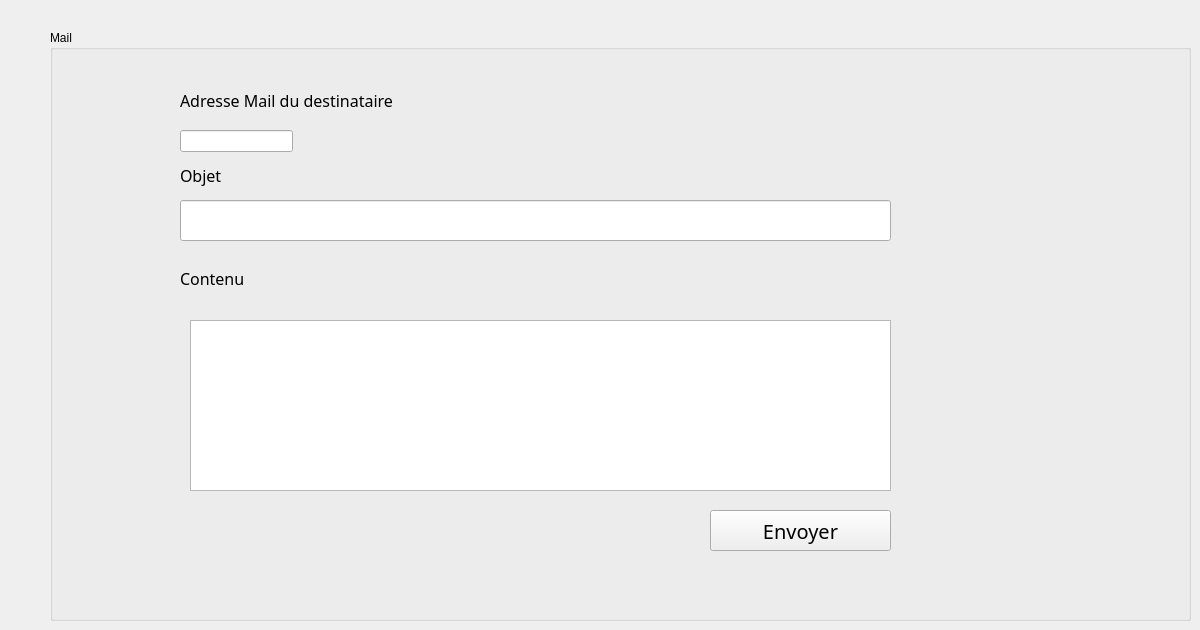
       <widget class="QWidget" name="tab">
        <attribute name="title">
         <string>Envoyer Mail</string>
        </attribute>
        <widget class="QGroupBox" name="groupBox_7">
         <property name="geometry">
          <rect>
           <x>50</x>
           <y>30</y>
           <width>1141</width>
           <height>591</height>
          </rect>
         </property>
         <property name="title">
          <string>Mail</string>
         </property>
         <widget class="QTextEdit" name="contenu">
          <property name="geometry">
           <rect>
            <x>140</x>
            <y>290</y>
            <width>701</width>
            <height>171</height>
           </rect>
          </property>
         </widget>
         <widget class="QLineEdit" name="adresse">
          <property name="geometry">
           <rect>
            <x>130</x>
            <y>100</y>
            <width>113</width>
            <height>22</height>
           </rect>
          </property>
         </widget>
         <widget class="QLabel" name="email_address_label">
          <property name="geometry">
           <rect>
            <x>130</x>
            <y>60</y>
            <width>261</width>
            <height>21</height>
           </rect>
          </property>
          <property name="font">
           <font>
            <family>Corbel</family>
            <pointsize>12</pointsize>
            <weight>50</weight>
            <italic>false</italic>
            <bold>false</bold>
           </font>
          </property>
          <property name="text">
           <string>Adresse Mail du destinataire</string>
          </property>
         </widget>
         <widget class="QLabel" name="email_content_label">
          <property name="geometry">
           <rect>
            <x>130</x>
            <y>240</y>
            <width>231</width>
            <height>16</height>
           </rect>
          </property>
          <property name="font">
           <font>
            <family>Corbel</family>
            <pointsize>12</pointsize>
            <weight>50</weight>
            <italic>false</italic>
            <bold>false</bold>
           </font>
          </property>
          <property name="text">
           <string>Contenu</string>
          </property>
         </widget>
         <widget class="QPushButton" name="mail_send_edit">
          <property name="geometry">
           <rect>
            <x>660</x>
            <y>480</y>
            <width>181</width>
            <height>41</height>
           </rect>
          </property>
          <property name="font">
           <font>
            <family>Corbel</family>
            <pointsize>15</pointsize>
            <weight>9</weight>
            <italic>false</italic>
            <bold>false</bold>
           </font>
          </property>
          <property name="text">
           <string>Envoyer</string>
          </property>
         </widget>
         <widget class="QLineEdit" name="email_object_edit">
          <property name="geometry">
           <rect>
            <x>130</x>
            <y>170</y>
            <width>711</width>
            <height>41</height>
           </rect>
          </property>
         </widget>
         <widget class="QLabel" name="email_object_label">
          <property name="geometry">
           <rect>
            <x>130</x>
            <y>135</y>
            <width>151</width>
            <height>21</height>
           </rect>
          </property>
          <property name="font">
           <font>
            <family>Corbel</family>
            <pointsize>12</pointsize>
            <weight>50</weight>
            <italic>false</italic>
            <bold>false</bold>
           </font>
          </property>
          <property name="text">
           <string>Objet</string>
          </property>
         </widget>
        </widget>
       </widget>
